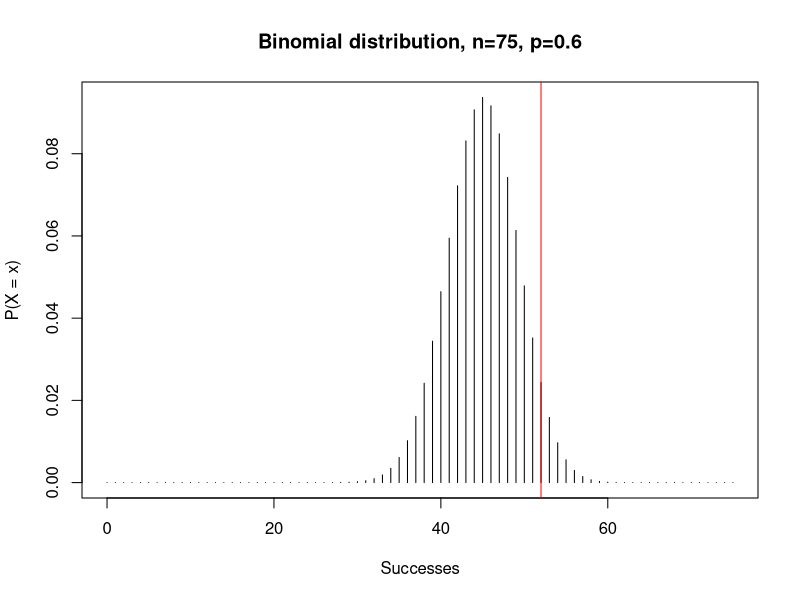
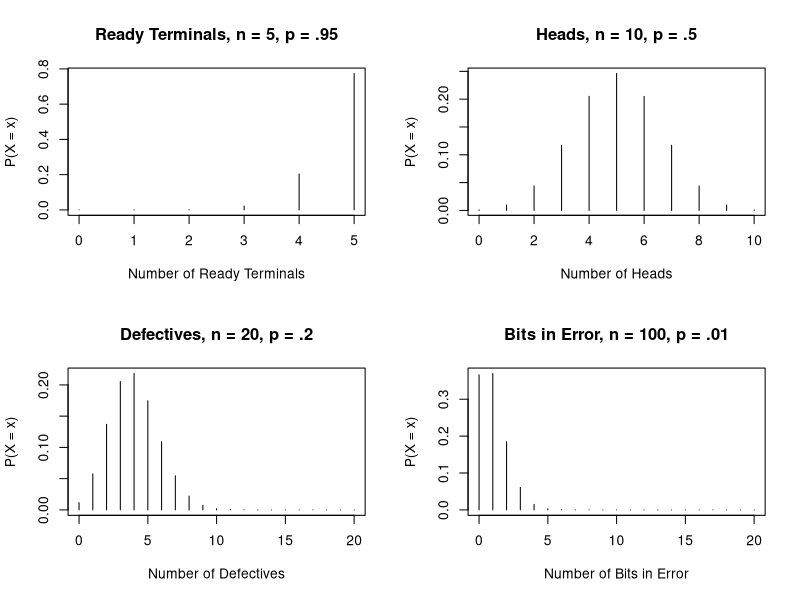
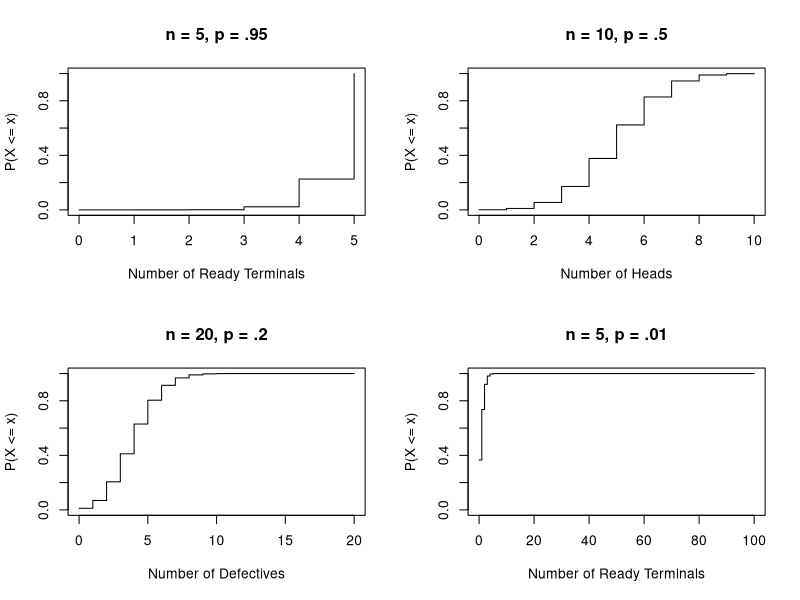
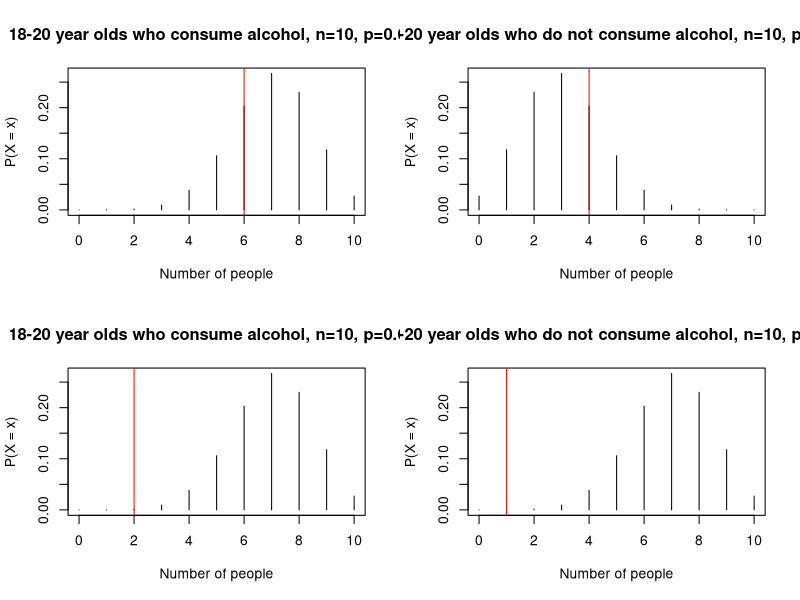
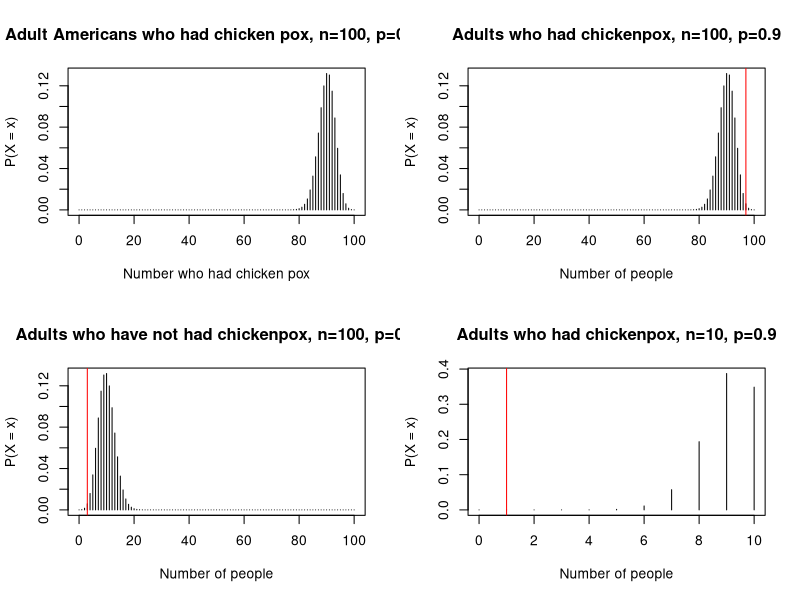
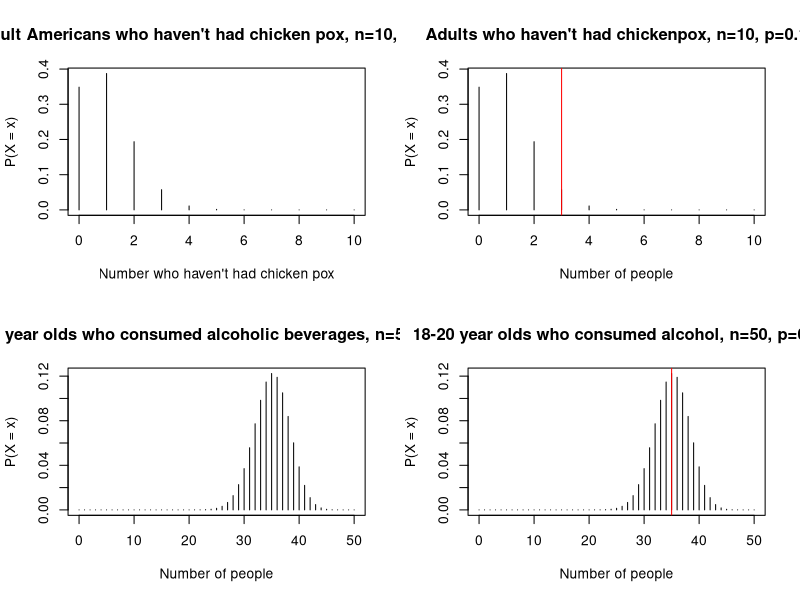
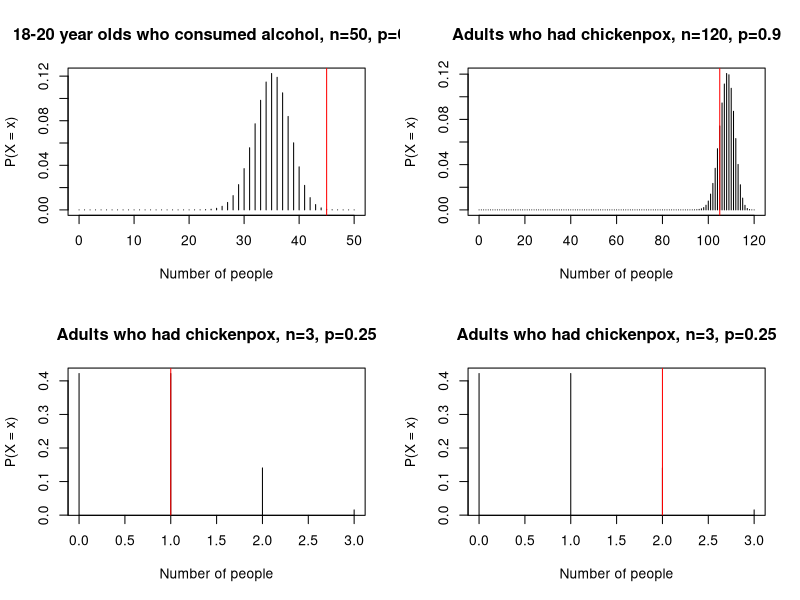
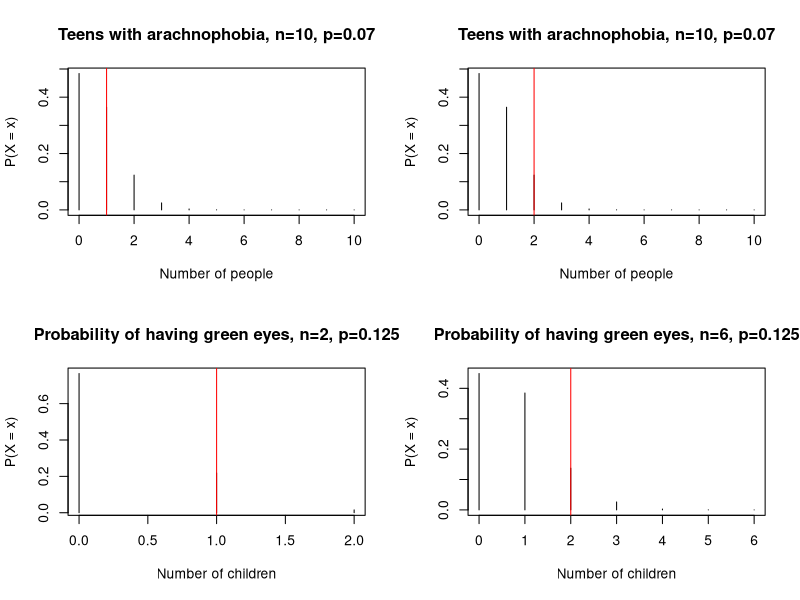

Here is the R script that generated these plots, in order:
## ---- chunk 1
knitr::opts_chunk$set(echo = TRUE)
# https://stackoverflow.com/questions/5352099/how-to-disable-scientific-notation
# https://stackoverflow.com/questions/25946047/how-to-prevent-scientific-notation-in-r
options(scipen = 999)
## ---- chunk 2
binom_summary <- function(successes, trials, prob,
                          main = NULL, xlab = "Successes", ylab = "P(X = x)") {
  # Annotate plot.
  param_str <- paste0(", n=", trials, ", p=", prob)
  main <- ifelse(is.null(main), paste0("Binomial distribution", param_str),
                 paste0(main, param_str))

  plot(0:trials, dbinom(0:trials, trials, prob = prob),
     xlab = xlab,
     ylab = ylab,
     type = "h",
     main = main)
  abline(v = successes, col = "red")
  
  mu <- trials * prob
  sigma <- sqrt(trials * prob * (1 - prob))
  is_normal_approx <- trials * prob >= 10 & trials * (1 - prob) >= 10

  print(paste0("mu: ", mu))
  print(paste0("sigma: ", sigma))
  
  print(paste0("Trials: ", trials))
  print(paste0("Successes: ", successes))

  prob.exact <- dbinom(successes, trials, prob)
  
  prob.cumulative.lt <- pbinom(successes - 1, trials, prob)
  # Normal approximation
  prob.cumulative.lt.approx <- pnorm(successes, mu, sigma)
  # Normal approximation with continuity correction.
  prob.cumulative.lt.approx.corr <- pnorm(successes - 0.5, mu, sigma)
  
  prob.cumulative.le <- pbinom(successes, trials, prob)
  # Normal approximation
  prob.cumulative.le.approx <- pnorm(successes, mu, sigma)
  # Normal approximation with continuity correction.
  prob.cumulative.le.approx.corr <- pnorm(successes + 0.5, mu, sigma)
  
  prob.cumulative.gt <- pbinom(successes, trials, prob, lower.tail = F)
  # Normal approximation
  prob.cumulative.gt.approx <- pnorm(successes, mu, sigma, lower.tail = F)
  # Normal approximation with continuity correction.
  prob.cumulative.gt.approx.corr <- pnorm(successes + 0.5, mu, sigma, lower.tail = F)

  prob.cumulative.ge <- pbinom(successes - 1, trials, prob, lower.tail = F)
  # Normal approximation
  prob.cumulative.ge.approx <- pnorm(successes, mu, sigma, lower.tail = F)
  # Normal approximation with continuity correction.
  prob.cumulative.ge.approx.corr <- pnorm(successes - 0.5, mu, sigma, lower.tail = F)

  print(paste0("Binomial probability. P(X=x): ", round(prob.exact, 4)))

  print(paste0("Cumulative probability. P(X<x): ", round(prob.cumulative.lt, 4)))
  if (is_normal_approx) {
    print(paste0("    Normal approximation. P(X<x): ",
                 round(prob.cumulative.lt.approx, 4)))
    print(paste0("    Normal approximation w/ continuity correction. P(<x): ",
                 round(prob.cumulative.lt.approx.corr, 4)))
  }
  
  print(paste0("Cumulative probability. P(X<=x): ", round(prob.cumulative.le, 4)))
  if (is_normal_approx) {
    print(paste0("    Normal approximation. P(X<=x): ",
                 round(prob.cumulative.le.approx, 4)))
    print(paste0("    Normal approximation w/ continuity correction. P(<=x): ",
                 round(prob.cumulative.le.approx.corr, 4)))
  }
  
  print(paste0("Cumulative probability. P(X>x): ", round(prob.cumulative.gt, 4)))
  if (is_normal_approx) {
    print(paste0("    Normal approximation. P(X>x): ",
                 round(prob.cumulative.gt.approx, 4)))
    print(paste0("    Normal approximation w/ continuity correction. P(X>x): ",
                 round(prob.cumulative.gt.approx.corr, 4)))
  }

    print(paste0("Cumulative probability. P(X>=x): ", round(prob.cumulative.ge, 4)))
  if (is_normal_approx) {
    print(paste0("    Normal approximation. P(X>=x): ",
                 round(prob.cumulative.ge.approx, 4)))
    print(paste0("    Normal approximation w/ continuity correction. P(X>=x): ",
                 round(prob.cumulative.ge.approx.corr, 4)))
  }
}

binom_summary(52, 75, 0.60)
## ---- chunk 3
dbinom(x = 3, size =5, prob = .95)
## ---- chunk 4
x <- 0:5
dbinom(x, size= 5, prob =.95)
## ---- chunk 5
x <- 0:10
round(dbinom(x, 10, .5), 4)
## ---- chunk 6
options(scipen = 4)
x <- 0:20
dbinom(x, 20, 0.20)
## ---- chunk 7
x <- 0:100
dbinom(x, 100, 0.01)
## ---- chunk 8
par(mfrow = c(2,2)) # multiframe

x<-0:5 #Example 11.1
plot(x, dbinom(x, size = 5, prob = .95),
xlab = "Number of Ready Terminals",
ylab = "P(X = x)", type = "h",
main = "Ready Terminals, n = 5, p = .95")

x<-0:10 #Example 11.2
plot(x, dbinom(x, size = 10, prob = .5),
xlab = "Number of Heads",
ylab = "P(X = x)", type = "h", main = "Heads, n = 10, p = .5")

x<-0:20 #Example 11.3
plot(x, dbinom(x, size = 20, prob = .2),
xlab = "Number of Defectives",
ylab = "P(X = x)", type = "h",
main = "Defectives, n = 20, p = .2")

x<-0:20 #Example 11.4. No need for full range here
plot(x, dbinom(x, size = 100, prob = .01),
               xlab = "Number of Bits in Error",
               ylab = "P(X = x)", type = "h",
               main = "Bits in Error, n = 100, p = .01")
## ---- chunk 9
pbinom(3, 5, .95)
## ---- chunk 10
1 - pbinom(3, 5, .95)
pbinom(3, 5, .95, lower.tail = F)
## ---- chunk 11
pbinom (4, size = 20, prob =.2)
## ---- chunk 12
1 - pbinom(4, size = 20, prob = .2)
pbinom(4, size = 20, prob = .2, lower.tail = F)
## ---- chunk 13
x <- 0:20
prob <- pbinom(x, size = 20, prob= .2)

# Round to 4 decimal places.
round(prob, 4)
## ---- chunk 14
par(mfrow = c(2,2)) #multiframe
x = 0:5
plot(x, pbinom(x, size = 5, prob = .95),
     xlab = "Number of Ready Terminals",
     ylab = "P(X <= x)", ylim = c(0, 1),
     type = "s", main = "n = 5, p = .95")

x = 0:10
plot(x, pbinom(x, size = 10, prob = .5),
     xlab = "Number of Heads",
     ylab = "P(X <= x)", ylim = c(0, 1),
     type = "s", main = "n = 10, p = .5")

x = 0:20
plot(x, pbinom(x, size = 20, prob = .2),
     xlab = "Number of Defectives",
     ylab = "P(X <= x)", ylim = c(0, 1),
     type = "s", main = "n = 20, p = .2")

x = 0:100
plot(x, pbinom(x, size = 100, prob = .01),
     xlab = "Number of Ready Terminals",
     ylab = "P(X <= x)", ylim = c(0, 1),
     type = "s", main = "n = 5, p = .01")
## ---- chunk 15
celsius <- function(fahrenheit) {
  c <- (fahrenheit - 32) * (5 / 9)
  return(c)
}
mu.f <-77
sigma.f <- 5

mu.c <- celsius(mu.f)
## Nuh-uh.
## sigma.c <- celsius(sigma.f)
sigma.c <- 5 * (5 / 9)
## ---- chunk 16
temp.25percent <- qnorm(0.25) * sigma.c + mu.c
temp.75percent <- qnorm(0.75) * sigma.c + mu.c
iqr.temp <- round(temp.75percent - temp.25percent, 2)
## ---- chunk 17
binom_summary(successes = 6, trials = 10, prob = 0.697,
              main = "18-20 year olds who consume alcohol",
              xlab = "Number of people")
## ---- chunk 18
binom_summary(successes = 4, trials = 10, prob = 1 - 0.697,
              main = "18-20 year olds who do not consume alcohol",
              xlab = "Number of people")
## ---- chunk 19
binom_summary(successes = 2, trials = 10, prob = 0.697,
              main = "18-20 year olds who consume alcohol",
              xlab = "Number of people")
## ---- chunk 20
binom_summary(successes = 1, trials = 10, prob = 0.697,
              main = "18-20 year olds who do not consume alcohol",
              xlab = "Number of people")
## ---- chunk 21
plot(0:100, dbinom(x, 100, 0.90),
     xlab = "Number who had chicken pox",
     ylab = "P(X = x)",
     type = "h",
     main = "Adult Americans who had chicken pox, n=100, p=0.90")
## ---- chunk 22
binom_summary(successes = 97, trials = 100, prob = 0.90,
              main = "Adults who had chickenpox",
              xlab = "Number of people")
## ---- chunk 23
binom_summary(successes = 3, trials = 100, prob = 1 - 0.90,
              main = "Adults who have not had chickenpox",
              xlab = "Number of people")
## ---- chunk 24
binom_summary(successes = 1, trials = 10, prob = 0.90,
              main = "Adults who had chickenpox",
              xlab = "Number of people")
## ---- chunk 25
x <- 0:10
plot(x, dbinom(x, 10, 1 - 0.90),
     xlab = "Number who haven't had chicken pox",
     ylab = "P(X = x)",
     type = "h",
     main = "Adult Americans who haven't had chicken pox, n=10, p=0.10")
## ---- chunk 26
binom_summary(successes = 3, trials = 10, prob = 1 - 0.90,
              main = "Adults who haven't had chickenpox",
              xlab = "Number of people")
## ---- chunk 27
x <- 0:50
plot(x, dbinom(x, 50, 0.70),
     xlab = "Number of people",
     ylab = "P(X = x)",
     type = "h",
     main = "18-20 year olds who consumed alcoholic beverages, n=50, p=0.70")
## ---- chunk 28
binom_summary(successes = 35, trials = 50, prob = 0.70,
              main = "18-20 year olds who consumed alcohol",
              xlab = "Number of people")
## ---- chunk 29
binom_summary(successes = 45, trials = 50, prob = 0.70,
              main = "18-20 year olds who consumed alcohol",
              xlab = "Number of people")
## ---- chunk 30
binom_summary(successes = 105, trials = 120, prob = 0.90,
              main = "Adults who had chickenpox",
              xlab = "Number of people")
## ---- chunk 31
binom_summary(successes = 1, trials = 3, prob = 0.25,
              main = "Adults who had chickenpox",
              xlab = "Number of people")
## ---- chunk 32
binom_summary(successes = 2, trials = 3, prob = 0.25,
              main = "Adults who had chickenpox",
              xlab = "Number of people")
## ---- chunk 33
binom_summary(successes = 1, trials = 10, prob = 0.07,
              main = "Teens with arachnophobia",
              xlab = "Number of people")
## ---- chunk 34
binom_summary(successes = 2, trials = 10, prob = 0.07,
              main = "Teens with arachnophobia",
              xlab = "Number of people")
## ---- chunk 35
binom_summary(successes = 1, trials = 2, prob = 0.125,
              main = "Probability of having green eyes",
              xlab = "Number of children")
## ---- chunk 36
binom_summary(successes = 2, trials = 6, prob = 0.125,
              main = "Probability of having green eyes",
              xlab = "Number of children")
## ---- chunk 37
binom_summary(successes = 1, trials = 6, prob = 0.125,
              main = "Probability of having green eyes",
              xlab = "Number of children")
## ---- chunk 38
binom_summary(successes = 4, trials = 6, prob = 0.125,
              main = "Probability of having green eyes",
              xlab = "Number of children")
## ---- chunk 39
binom_summary(2, 3, 0.25)
## ---- chunk 40
binom_summary(0, 3, 0.25)
## ---- chunk 41
binom_summary(1, 3, 0.25)
## ---- chunk 42
binom_summary(2, 3, 0.51)
## ---- chunk 43
x <- 0:10
plot(x, dpois(x, 1))
## ---- chunk 44
prob <- (1^0 * exp(-1)) / factorial(0) + (1^1 * exp(-1)) / factorial(1) + (1^2 * exp(-1)) / factorial(2) 
## ---- chunk 45
mu <- 2500 * 0.70
sigma <- sqrt(mu * 0.30)
Z <- (1787 - mu - 0.5) / sigma

mu
sigma
Z

p <- 1 - pnorm(Z)
p
## ---- chunk 46
binom_summary(1786, 2500, 0.70)
## ---- chunk 47
# Probability of speedig
p <- pnorm(70, 72.6, 4.78, lower.tail = F)
n <- 1:10
barplot(dgeom(n, p))

# Average is expectation is mean.
mu <- 1 / p
mu

sd <- sqrt((1 - p)/ p^2)
sd
## ---- chunk 48
Z <- qnorm(0.75)
## ---- chunk 49
sd <- (1800 - 1650) / Z
## ---- chunk 50
binom_summary(successes = 1500, trials = 15000, prob = 0.09)
## ---- chunk 51
binom_summary(2, 4, 1 - pnorm(54, 55, 6))
